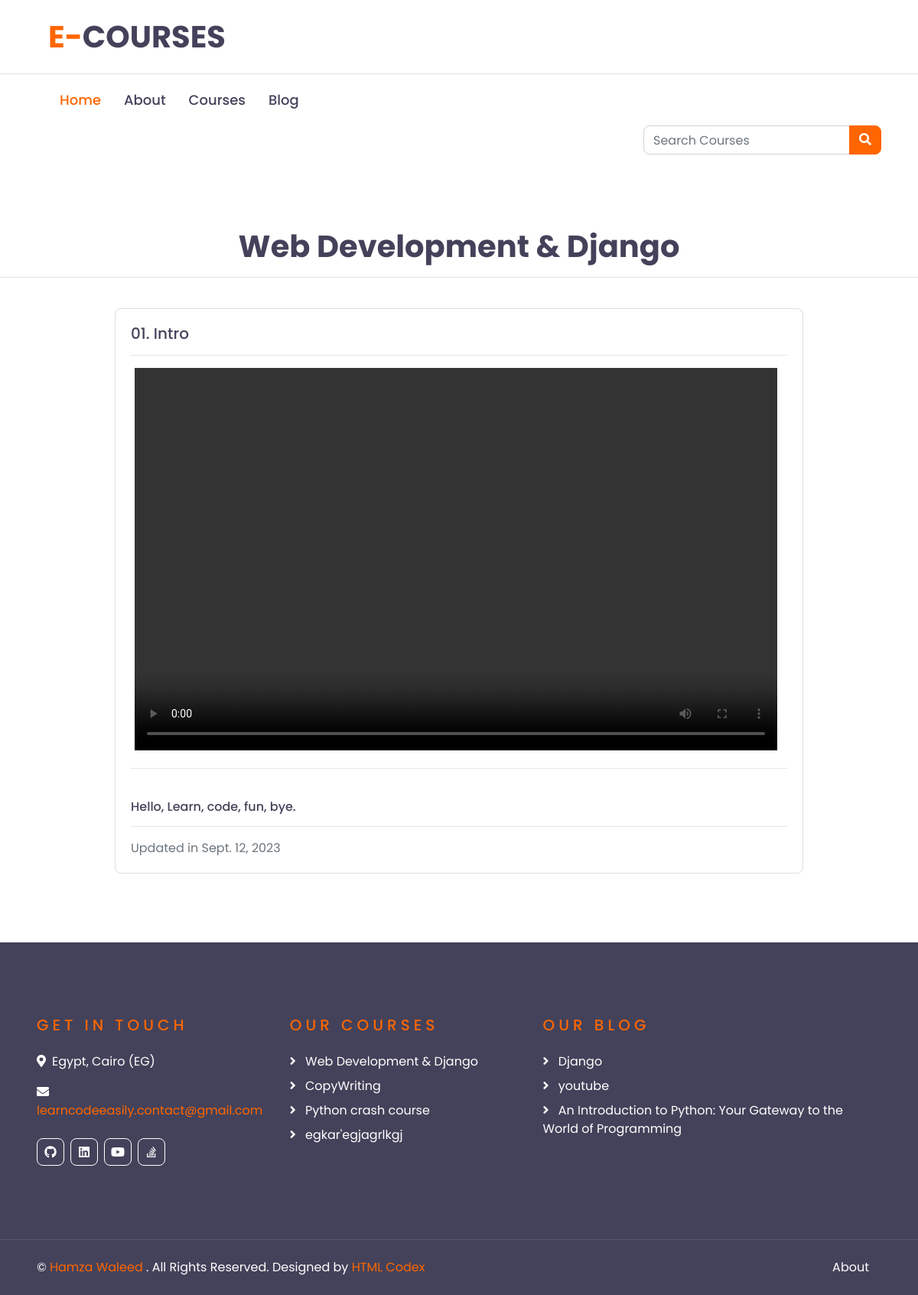
Page /courses/show/1/ on the committed database.
### academy_courses/models.py (models this page shows, shortened)
class Video(models.Model):
    title = models.CharField(max_length=100)
    desc = models.TextField(max_length=1000)
    video = models.FileField(validators=[FileExtensionValidator(allowed_extensions=['mov','avi','mp4','webm','mkv', 'wmv', 'ogg'])])
    created_at = models.DateTimeField(auto_now_add=True)
    course = models.ForeignKey(Course, on_delete=models.CASCADE)
    updated_at = models.DateTimeField(auto_now=True)

class Course(models.Model):
    name = models.CharField(max_length=50)
    description = models.TextField(max_length=5000)
    price = models.FloatField()
    hour = models.IntegerField()
    min = models.IntegerField()
    image = models.ImageField()
    created_at = models.DateTimeField(auto_now_add=True)
    updated_at = models.DateTimeField(auto_now=True)

class Urls(models.Model):
    title = models.CharField(max_length=30, default="My Urls")
    icon = models.CharField(
        default='Select an icon',
        choices=SOCIAL_MEDIA_ICONS,
        max_length=100
    )
    url = models.URLField()

### academy_blog/models.py (models this page shows, shortened)
class Article(models.Model):
    cover_image = models.ImageField()
    category = models.ForeignKey(Category, on_delete=models.PROTECT)
    title = models.CharField(max_length=100)
    subject = HTMLField(max_length=10000)
    created_at = models.DateTimeField(auto_now_add=True)
    updated_at = models.DateTimeField(auto_now=True)

### academy_courses/views.py (the view)
# urls.py: path('courses/show/<int:pk>/', views.CourseDetailView.as_view(), name='course_page'),
class CourseDetailView(DetailView):
    model = Video
    template_name = 'course_page.html'
    context_object_name = 'video'

### academy_courses/custom_context_proccessor.py (called while the page is built)
def slider_footer(request):
    course = Course.objects.all()[:20]
    opinion = Opinion.objects.all()
    url = Urls.objects.all()
    article = Article.objects.all()[:20]
    return {
        'courses': course,
        'opinions': opinion,
        'urls': url,
        'arts': article
    }

def category(request):
    cat = Category.objects.all()
    latest_article = Article.objects.order_by('-created_at')[:10]
    return {
        'cats': cat,
        'la_ar': latest_article,
    }

### academy_courses/templates/course_page.html (shortened to what this page needs)
{% extends 'base.html' %}
{% load i18n %}
{% block content %}
    <h1 class="text-center">
        {{ video.course.name }}
    </h1>
    <hr>
    <br>
    <div class="card w-75 mb-3 mx-auto">
        <div class="card-body">
            <h5 class="card-title"> {{ video.title }} </h5>
            <hr>
            <video src="{{ video.video.url }}" width="840" height="500" style="margin-left: 5px;" controls></video>
            <hr>
            <br>
            <h6 class="card-text"> {{ video.desc }} </h6>
            <hr>
            <div class="text-muted">
                    {% trans 'Updated in ' %}{{ video.updated_at.date }}
            </div>
        </div>
    </div>
{% endblock content %}

### academy_courses/templates/partials/footer.html
{% load i18n %}
<div class="container-fluid bg-dark text-white py-5 px-sm-3 px-lg-5" style="margin-top: 90px;">
    <div class="row pt-5">
        <div class="col-lg-7 col-md-12">
            <div class="row">
                <div class="col-md-6 mb-5">
                    <h5 class="text-primary text-uppercase mb-4" style="letter-spacing: 5px;">{% trans 'Get In Touch' %}</h5>
                    <p><i class="fa fa-map-marker-alt mr-2"></i>{% trans 'Egypt, Cairo (EG)' %}</p>
                    <p><i class="fa fa-envelope mr-2"></i><a href="javascript:openmail();">learncodeeasily.contact@gmail.com</a></p>
                    <div class="d-flex justify-content-start mt-4">
                        {% for url in urls %}
                            <a class="btn btn-outline-light btn-square mr-2" href="{{ url.url }}"><i class="fab {{ url.icon }}"></i></a>
                        {% endfor %}
                    </div>
                </div>
                <div class="col-md-6 mb-5">
                    <h5 class="text-primary text-uppercase mb-4" style="letter-spacing: 5px;">{% trans 'Our Courses' %}</h5>
                    <div class="d-flex flex-column justify-content-start">
                        {% for course in courses %}
                            <a class="text-white mb-2" href="{% url 'course_list' course.id %}"><i class="fa fa-angle-right mr-2"></i> {{ course.name }} </a>
                        {% endfor %}
                    </div>
                </div>
            </div>
        </div>
        <div class="col-lg-5 col-md-12 mb-5">
            <h5 class="text-primary text-uppercase mb-4" style="letter-spacing: 5px;">{% trans 'Our Blog' %}</h5>
            <div class="d-flex flex-column justify-content-start">
                {% for art in arts %}
                    <a class="text-white mb-2" href="{% url 'article_view' art.id %}"><i class="fa fa-angle-right mr-2"></i> {{ art.title }} </a>
                {% endfor %}
            </div>
        </div>
    </div>
</div>
<div class="container-fluid bg-dark text-white border-top py-4 px-sm-3 px-md-5" style="border-color: rgba(256, 256, 256, .1) !important;">
    <div class="row">
        <div class="col-lg-6 text-center text-md-left mb-3 mb-md-0">
            <p class="m-0 text-white">&copy; <a href="/">{% trans 'Hamza Waleed' %}</a> {% trans '. All Rights Reserved. Designed by' %}<a href="https://htmlcodex.com"> HTML Codex</a>
            </p>
        </div>
        <div class="col-lg-6 text-center text-md-right">
            <ul class="nav d-inline-flex">
                <li class="nav-item">
                    <a class="nav-link text-white py-0" href="{% url 'about' %}">{% trans 'About' %}</a>
                </li>
            </ul>
        </div>
    </div>
</div>

### rows in the picture
Video: course.name "Web Development & Django", title "01. Intro", desc "Hello, Learn, code, fun, bye.", updated_at "Sept. 12, 2023"
Course: name "Web Development & Django"
Course: name "CopyWriting"
Course: name "Python crash course"
Course: name "egkar'egjagrlkgj"
Article: title "Django"
Article: title "youtube"
Article: title "An Introduction to Python: Your Gateway to the World of Programming"
